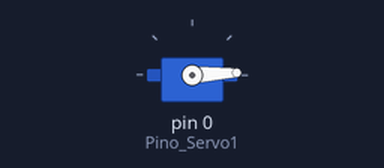
The sketch below on a simulated Arduino Uno, built with avr-gcc and run on an emulated ATmega328P. On the bench: servo.

Above: at 0.05 s.
At 0.85 s:
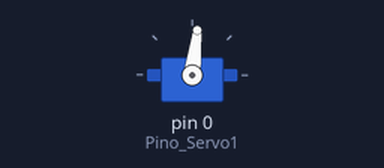
At 1.7 s:
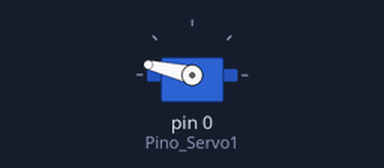
At 3.6 s:
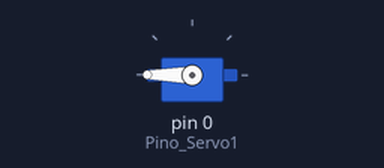
Timing chart, 0 to 8.3 s (numbered marks = the images above):
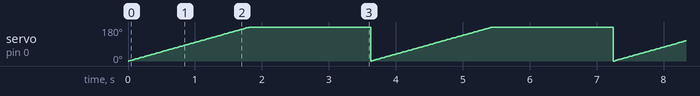

Measured:
- by itself, servo on pin 0 (Pino_Servo1): ramps from 0° to 180° and jumps back, once every 3.6 s

The sketch:

teste_motor.ino
```cpp
#include <Servo.h>
/* Cria os objetos para controlar os servos */
Servo servo1;

int Pino_Servo1 = 0;

void setup() {

  servo1.attach(Pino_Servo1);

}

void loop() {
  // put your main code here, to run repeatedly:
  for(int i = 0; i < 360; i++){
    servo1.write(i);
    delay(10);
  }
}
```
